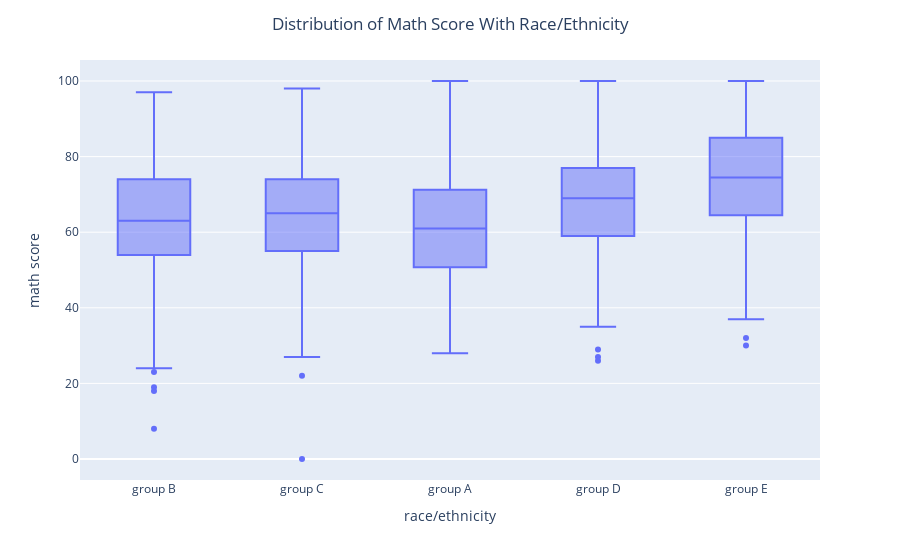

Notebook source saved alongside this figure:
### Code cell
fig = express.box(df, x='race/ethnicity', y='math score',labels=dict(
            Total="Passenger Class", Day_Avg="Age"))
fig.update_layout(title_text='Distribution of Math Score With Race/Ethnicity',title_x=0.5)
fig.show()

### Figure 1 — Plotly figure (JSON) as saved in the notebook; plotly's stock layout.template omitted (floating-point values rounded to 4 significant figures; data arrays with more than 128 entries replaced by an {"elided": "..."} marker saying what was removed)
{"data": [{"alignmentgroup": "True", "hovertemplate": "race/ethnicity=%{x}<br>math score=%{y}<extra></extra>", "legendgroup": "", "marker": {"color": "#636efa"}, "name": "", "notched": false, "offsetgroup": "", "orientation": "v", "showlegend": false, "type": "box", "x": {"elided": "1000 str values"}, "x0": " ", "xaxis": "x", "y": {"elided": "1000 int values"}, "y0": " ", "yaxis": "y"}], "layout": {"boxmode": "group", "legend": {"tracegroupgap": 0}, "margin": {"t": 60}, "title": {"text": "Distribution of Math Score With Race/Ethnicity", "x": 0.5}, "xaxis": {"anchor": "y", "domain": [0, 1], "title": {"text": "race/ethnicity"}}, "yaxis": {"anchor": "x", "domain": [0, 1], "title": {"text": "math score"}}}}
